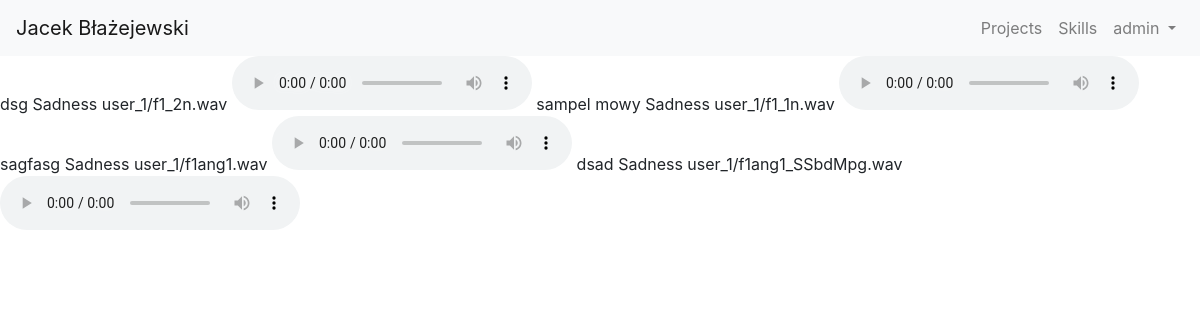
Screenshot of /emorecog/my_samples/ (signed in) with the database file from the repository.
### website/models.py (models this page shows, shortened)
class Tab(models.Model):
    name = models.CharField(max_length=50, default='tab')
    def __str__(self):
        return self.name

class AudioSample(models.Model):
    user = models.ForeignKey(User, on_delete=models.CASCADE, null=True)
    title = models.CharField(max_length=50)
    emotion = models.ForeignKey(Emotion, on_delete=models.CASCADE)
    audio_file = models.FileField(upload_to=user_directory_path)

class Emotion(models.Model):
    emotion = models.CharField(max_length=50)
    def __str__(self):
        return self.emotion

### emorecog/views.py (the view)
# urls.py: path('my_samples/', views.my_samples, name='my_samples'),
@login_required(login_url='/login/')
def my_samples(request):
    user_samples = AudioSample.objects.filter(user=request.user)
    context = {'user_samples': user_samples}
    return render(request, 'emorecog/my_samples.html', context)

### website/context_processors.py (called while the page is built)
def add_variable_to_context(request):
    return {
        'tabs': Tab.objects.all()
    }

### emorecog/templates/emorecog/my_samples.html (shortened to what this page needs)
{% extends 'website/base.html' %}
{% load static %}
{% block content %}
{% for sample in user_samples %}
{{sample.title}}
{{sample.emotion}}
{{sample.audio_file}}
<audio controls>
  <source src="/media/{{sample.audio_file}}" type="audio/mpeg">
</audio>
{% endfor %}
{% endblock %}

### website/templates/website/base.html (shortened to what this page needs)
{% load static %}
<!doctype html>
<html lang="en">
<head>
    <link rel="stylesheet" href="https://stackpath.bootstrapcdn.com/bootstrap/4.1.3/css/bootstrap.min.css"
>
    <link rel="stylesheet" href="{% static 'website/style.css' %}">
    <link rel="stylesheet" href="https://cdnjs.cloudflare.com/ajax/libs/font-awesome/4.7.0/css/font-awesome.min.css">
</head>
<body>
<nav class="navbar navbar-expand-lg navbar-light bg-light">
    <a class="navbar-brand" href="{% url 'website:index' %}">Jacek Błażejewski</a>
    <div class="collapse navbar-collapse" id="navbarSupportedContent">
        <ul class="navbar-nav ml-auto">
            {% for tab in tabs %}
            <li class="nav-item">
                <a class="nav-link" href="{% url 'website:tab_detail' tab.id %}">{{tab}}</a>
            </li>
            {% endfor %}
            {% if request.user.is_authenticated %}
            <li class="nav-item dropdown">
                <a class="nav-link dropdown-toggle" href="#" id="navbarDropdown" role="button" data-toggle="dropdown"
                   aria-haspopup="true" aria-expanded="false">
                    {{request.user.username}}
                </a>
            </li>
            {% endif %}
        </ul>
    </div>
</nav>
{% block content %}
{% endblock %}
</body>
</html>

### rows the page displays
Tab: name "Projects"
Tab: name "Skills"
AudioSample: title "dsg", emotion "Sadness", audio_file "user_1/f1_2n.wav"
AudioSample: title "sampel mowy", emotion "Sadness", audio_file "user_1/f1_1n.wav"
AudioSample: title "sagfasg", emotion "Sadness", audio_file "user_1/f1ang1.wav"
AudioSample: title "dsad", emotion "Sadness", audio_file "user_1/f1ang1_SSbdMpg.wav"

### other values shown
{{ request.user.username }} "admin"
